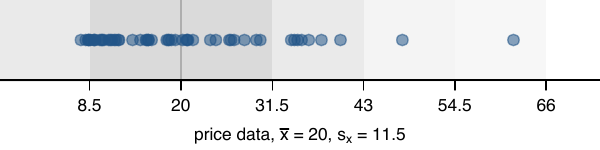

This chart was generated by the following R code:

require(Cairo)
CairoPDF("sdAsRuleForCarsPrice.pdf", 6, 1.5)


par(mar=c(3.5,0,0,0), mgp=c(2.2,0.7,0))
dotPlot(cars$price, col='#22558888', pch=20, cex=2, xlim=c(0,70), axes=FALSE, xlab=expression(paste("price data, ", bar(x)," = 20, ", s[x], " = 11.5")), type='n')
m <- mean(cars$price)
s <- sd(cars$price)
abline(v=m, col='#00000033')
rect(m-s, -5, m+s, 5, col='#00000025', border='#00000000')
rect(m+s, -5, m+2*s, 5, col='#00000015', border='#00000000')
rect(m-s, -5, m-2*s, 5, col='#00000015', border='#00000000')
rect(m+2*s, -5, m+3*s, 5, col='#0000000B', border='#00000000')
rect(m+4*s, -5, m+3*s, 5, col='#00000008', border='#00000000')
dotPlot(cars$price, col='#22558888', pch=20, cex=2, add=TRUE, axes=FALSE)
axis(1, at=m+s*c(-3:7), labels=round(m + s*(-3:7), 1))


dev.off()
